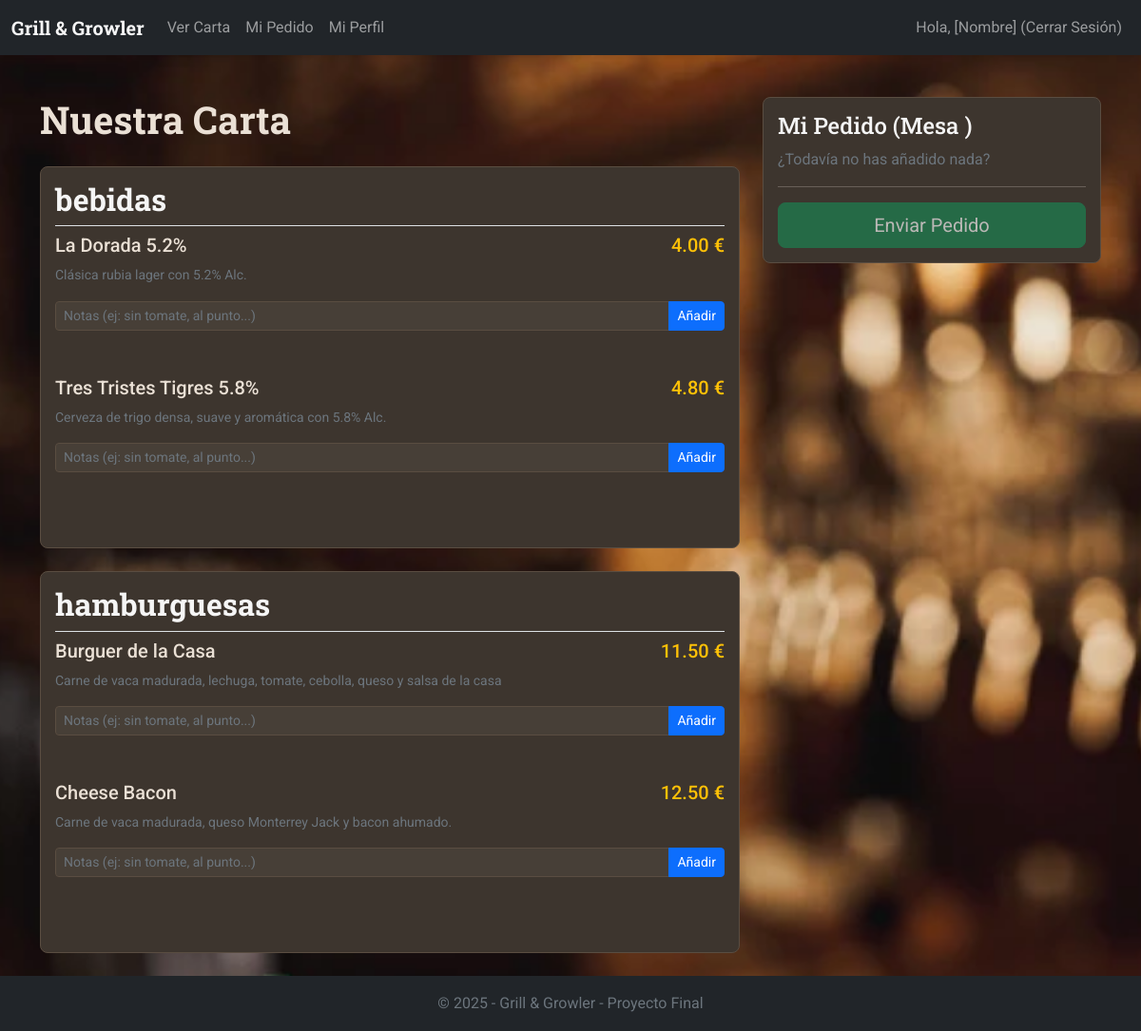
Page /Bootstrap/cliente/carta.php (signed in) on the committed database.
### tables this page shows
CREATE TABLE `categoria` (
  `idc` int(11) NOT NULL,
  `nombre` varchar(50) NOT NULL
);

CREATE TABLE `productos` (
  `idprod` int(11) NOT NULL,
  `nombre` varchar(50) NOT NULL,
  `descripcion` varchar(100) NOT NULL,
  `precio` float NOT NULL,
  `stock` int(11) NOT NULL,
  `estado` tinyint(1) NOT NULL,
  `categoria` int(11) NOT NULL
);

### Bootstrap/cliente/carta.php (the view, shortened to what this page needs)
<!DOCTYPE html>
<html lang="es">
<head>
    <link rel="stylesheet" href="../css/bootstrap.min.css">
    <link rel="stylesheet" href="../css/style.css">
</head>
<body class="d-flex flex-column min-vh-100">
    <?php include 'navbar_cliente.php'; ?>
    <main class="container mt-4 flex-grow-1">
        <div class="row">
            <div class="col-lg-8">
                <h1 class="titulo">Nuestra Carta</h1>
                <?php
                include("../includes/conexion.php");
                $consulta_categorias = "SELECT * FROM categoria";
                $result_categorias = mysqli_query($conn, $consulta_categorias);
                while ($categoria = mysqli_fetch_array($result_categorias)) {
                    echo '<div class="caja mb-4">';
                    echo '<h2 class="border-bottom pb-2">' . $categoria['nombre'] . '</h2>';
                    $id_categoria_actual = $categoria['idc'];
                    $consulta_productos = "SELECT * FROM productos WHERE stock>0 AND estado=0 AND categoria = $id_categoria_actual";
                    $result_productos = mysqli_query($conn, $consulta_productos);
                    echo '<div class="row mb-3 align-items-center">';
                    while ($row = mysqli_fetch_array($result_productos)) {
                        echo '
                        <div class="col-12">
                            <div class="d-flex justify-content-between">
                                <h4 class="h5 mb-0">' . $row['nombre'] . '</h4>
                                <span class="h5 text-warning">' . number_format($row['precio'], 2) . ' €</span>
                            </div>
                            <p class="text-muted small">' . $row['descripcion'] . '</p>
                            <form action="pedido_añadir.php" method="POST">
                                <input type="hidden" name="precio" value="' . $row['precio'] . '">
                                <input type="hidden" name="idprod" value="' . $row['idprod'] . '">
                                <input type="hidden" name="nombre" value="' . $row['nombre'] . '">
                                <div class="input-group mb-5">
                                    <input type="text" name="notas" class="form-control form-control-sm" placeholder="Notas (ej: sin tomate, al punto...)">
                                    <button type="submit" class="btn btn-primary btn-sm">Añadir</button>
                                </div>
                            </form>
                        </div>
                        ';
                    }
                    echo '</div>
                        </div>';
                }
                ?>
            </div>
            <div class="col-lg-4">
                <div class="caja sticky-top" style="top: 80px;">
                    <h2 class="h4">Mi Pedido (Mesa <?php echo $_SESSION['mesa_id']; ?>)</h2>
                    <?php
                    if (empty($_SESSION['pedido'])) {
                        echo "<p class='text-muted'> ¿Todavía no has añadido nada? </p>";
                    }
                    ?>
                    <hr>
                    <form action="pedido_enviar.php" method="POST" class="d-grid">
                        <button class="btn btn-success btn-lg" <?php if (empty($_SESSION['pedido'])) echo 'disabled'; ?>>
                            <span>Enviar Pedido</span>
                        </button>
                    </form>
                </div>
            </div>
        </div>
    </main>
    <?php include '../includes/footer.php'; ?>
</body>
</html>

### rows in the picture
categoria: nombre "bebidas"
productos: nombre "La Dorada 5.2%", precio "4.00", descripcion "Clásica rubia lager con 5.2% Alc."
productos: nombre "Tres Tristes Tigres 5.8%", precio "4.80", descripcion "Cerveza de trigo densa, suave y aromática con 5.8% Alc."
categoria: nombre "hamburguesas"
productos: nombre "Burguer de la Casa", precio "11.50", descripcion "Carne de vaca madurada, lechuga, tomate, cebolla, queso y salsa de la casa"
productos: nombre "Cheese Bacon", precio "12.50", descripcion "Carne de vaca madurada, queso Monterrey Jack y bacon ahumado."
